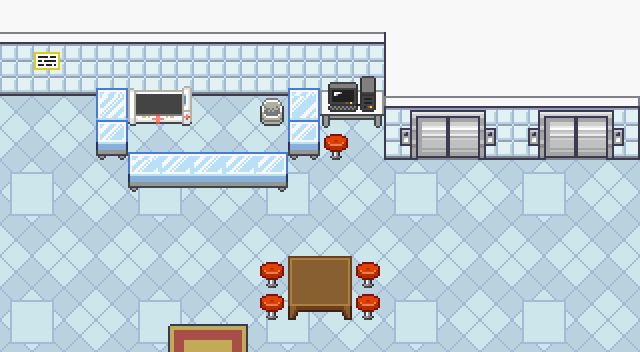

Tiled map render using the project's own tile images. Description and the map definition, with tile-layer contents summarised, below:
An orthogonal 20x11 tile map with 32x32 px tiles, 4 tile layers (Tile Layer 1, Tile Layer 2, Tile Layer 3, Above player), 4 tilesets and 7 objects (7x collision).

<map version="1.10" tiledversion="git" orientation="orthogonal" renderorder="right-down" compressionlevel="0" width="20" height="11" tilewidth="32" tileheight="32" infinite="0" nextlayerid="7" nextobjectid="41">
 <properties>
  <property name="edges" value="clamped" />
  <property name="inside" type="bool" value="true" />
  <property name="scenario" value="spyder" />
  <property name="slug" value="candy_center" />
  <property name="map_type" value="clinic" />
 </properties>
 <tileset firstgid="1" source="../gfx/tilesets/core_indoor_walls.tsx" />
 <tileset firstgid="3865" source="../gfx/tilesets/core_set pieces.tsx" />
 <tileset firstgid="5415" name="Tilesets_16x16" tilewidth="32" tileheight="32" tilecount="1760" columns="40">
  <image source="../gfx/tilesets/Tilesets_16x16.png" width="1280" height="1408" />
 </tileset>
 <tileset firstgid="7175" name="Interiors_16x16" tilewidth="32" tileheight="32" tilecount="2592" columns="16">
  <image source="../gfx/tilesets/Interiors_16x16.png" width="512" height="5184" />
 </tileset>
 <layer id="1" name="Tile Layer 1" width="20" height="11">
  <data>[220 cells, 220 non-empty, 11 distinct tile ids]</data>
 </layer>
 <layer id="2" name="Tile Layer 2" width="20" height="11">
  <data>[220 cells, 75 non-empty, 33 distinct tile ids]</data>
 </layer>
 <layer id="3" name="Tile Layer 3" width="20" height="11">
  <data>[220 cells, 20 non-empty, 10 distinct tile ids]</data>
 </layer>
 <layer id="4" name="Above player" width="20" height="11">
  <data>[220 cells, 9 non-empty, 5 distinct tile ids]</data>
 </layer>
 <objectgroup color="#ff0000" id="5" name="Collisions">
  <object id="5" type="collision" x="288" y="256" width="64" height="64" />
  <object id="6" type="collision" x="320" y="96" width="64" height="32" />
  <object id="7" type="collision" x="288" y="96" width="32" height="64" />
  <object id="8" type="collision" x="128" y="160" width="160" height="32" />
  <object id="9" type="collision" x="96" y="96" width="32" height="64" />
  <object id="11" type="collision" x="0" y="32" width="384" height="64" />
  <object id="36" type="collision" x="384" y="96" width="256" height="64" />
 </objectgroup>
</map>
